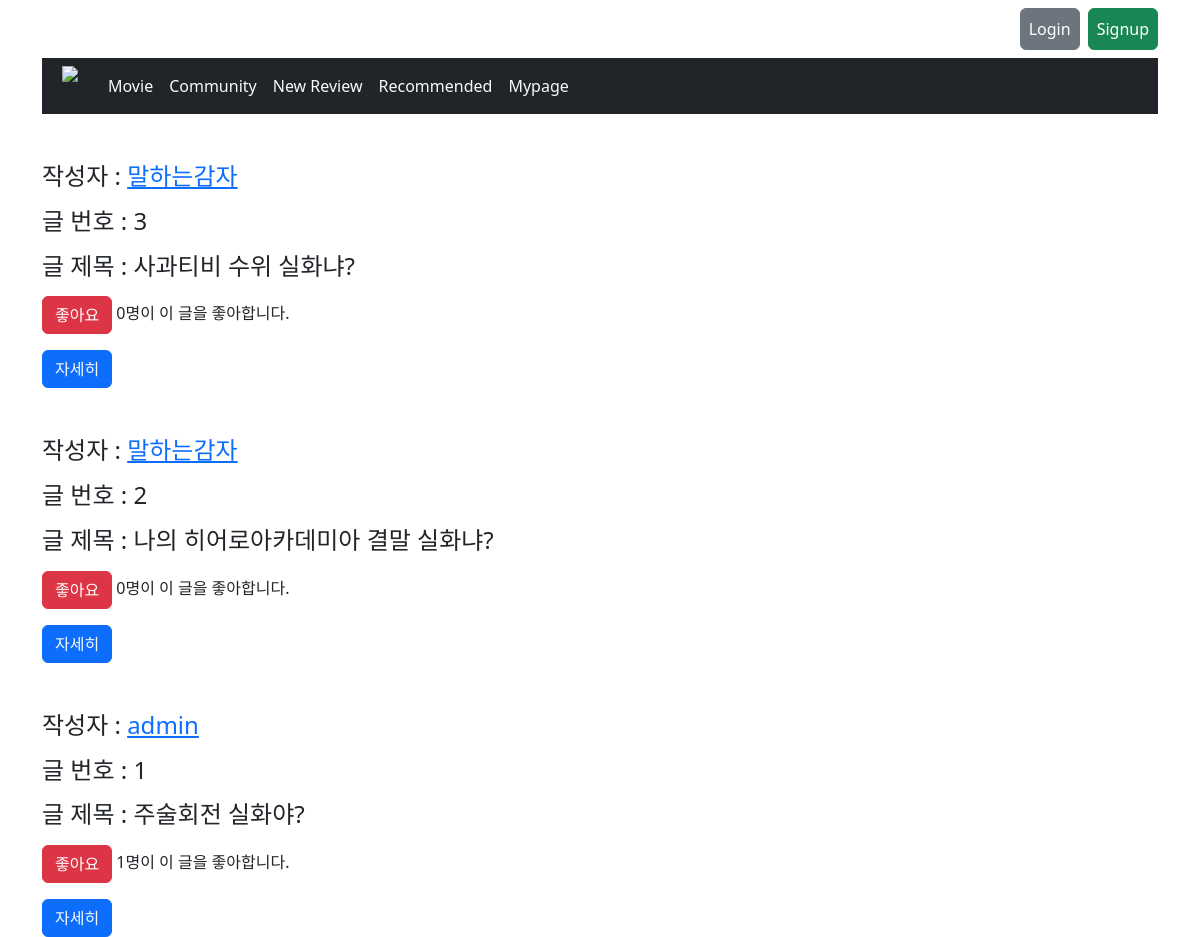
/community/, run on the app's committed database.
### community/models.py (models this page shows)
class Review(models.Model):
    title = models.CharField(max_length=100)
    movie_title = models.CharField(max_length=50)
    rank = models.IntegerField()
    content = models.TextField()
    created_at = models.DateTimeField(auto_now_add=True)
    updated_at = models.DateTimeField(auto_now=True)
    user = models.ForeignKey(settings.AUTH_USER_MODEL, on_delete=models.CASCADE)
    like_users = models.ManyToManyField(settings.AUTH_USER_MODEL, related_name='like_reviews')

### accounts/models.py (models this page shows)
class User(AbstractUser):
    followings = models.ManyToManyField('self', symmetrical=False, related_name='followers')

### community/views.py (the view)
# urls.py: path('', views.index, name='index'), # 전체 리뷰 목록 페이지 조회
@require_safe
def index(request):
    reviews = Review.objects.order_by('-pk')
    context = {
        'reviews': reviews,
    }
    return render(request, 'community/index.html', context)

### community/templates/community/index.html (shortened to what this page needs)
{% extends 'base.html' %}
{% block content %}
  {% for review in reviews %}
    <h4 class="mb-3">작성자 : <a href="{% url 'accounts:profile' review.user.username %}">{{ review.user }}</a></h4>
    <h4 class="mb-3">글 번호 : {{ review.pk }}</h4>
    <h4 class="mb-3">글 제목 : {{ review.title }}</h4>
    <form class="like-forms mb-3" data-review-id="{{ review.pk }}">
      {% if user in review.like_users.all %}
        <input type="submit" value="좋아요 취소" id="like-{{ review.pk }}" class="btn btn-danger mr-2"> <span id='likes_count'>{{ review.like_users.all|length }}</span>명이 이 글을 좋아합니다.
      {% else %}
        <input type="submit" value="좋아요" id="like-{{ review.pk }}" class="btn btn-danger"> <span id='likes_count'>{{ review.like_users.all|length }}</span>명이 이 글을 좋아합니다.
      {% endif %}
    </form>
    <button type="button" class="btn btn-primary mr-2">
      <a href="{% url 'community:detail' review.pk %}" class="text-decoration-none text-light">자세히</a>
    </button>
  {% endfor %}
  {% endblock content %}

### data on the page
Review: user "말하는감자", pk "3", title "사과티비 수위 실화냐?", like_users.all|length "0"
Review: user "말하는감자", pk "2", title "나의 히어로아카데미아 결말 실화냐?", like_users.all|length "0"
Review: user "admin", pk "1", title "주술회전 실화야?", like_users.all|length "1"
